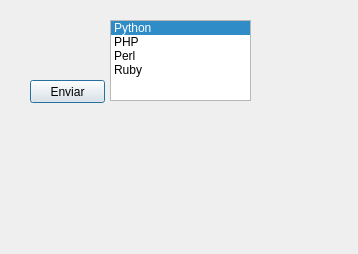
<?xml version="1.0" encoding="UTF-8"?>
<ui version="4.0">
 <class>Dialog</class>
 <widget class="QDialog" name="Dialog">
  <property name="geometry">
   <rect>
    <x>0</x>
    <y>0</y>
    <width>358</width>
    <height>254</height>
   </rect>
  </property>
  <property name="windowTitle">
   <string>Dialog</string>
  </property>
  <widget class="QListWidget" name="lenguajes">
   <property name="geometry">
    <rect>
     <x>110</x>
     <y>20</y>
     <width>141</width>
     <height>81</height>
    </rect>
   </property>
   <property name="selectionMode">
    <enum>QAbstractItemView::MultiSelection</enum>
   </property>
   <property name="currentRow">
    <number>0</number>
   </property>
   <item>
    <property name="text">
     <string>Python</string>
    </property>
   </item>
   <item>
    <property name="text">
     <string>PHP</string>
    </property>
   </item>
   <item>
    <property name="text">
     <string>Perl</string>
    </property>
   </item>
   <item>
    <property name="text">
     <string>Ruby</string>
    </property>
   </item>
  </widget>
  <widget class="QPushButton" name="boton">
   <property name="geometry">
    <rect>
     <x>30</x>
     <y>80</y>
     <width>75</width>
     <height>23</height>
    </rect>
   </property>
   <property name="text">
    <string>Enviar</string>
   </property>
  </widget>
  <widget class="QLabel" name="labelLenguajes">
   <property name="geometry">
    <rect>
     <x>50</x>
     <y>130</y>
     <width>201</width>
     <height>71</height>
    </rect>
   </property>
   <property name="text">
    <string/>
   </property>
  </widget>
 </widget>
 <resources/>
 <connections/>
</ui>
